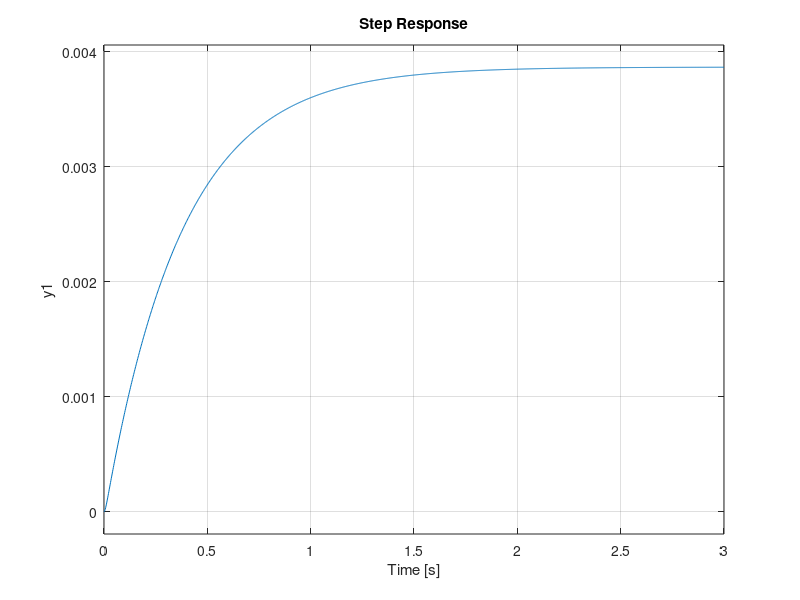

MATLAB code to generate this figure: (Note: this script raises an error after producing the figure.)
close all; clear; clc;
Jm=0.04;
Jl=0.5;
bm=0.1;
bl=0;
K=0.25;
R=8;
L=0.05;
n=1/75;
Jo=Jm+(n^2)*Jl;
bo=bm+(n^2)*bl;
num=[K*n];
numv=[K*n 0]
den=[L*Jo,L*bo+R*Jo,R*bo+K^2,0];
Gv=tf(numv,den)
step(Gv)
[y,t]=step(Gv);
stepinfo(Gv)